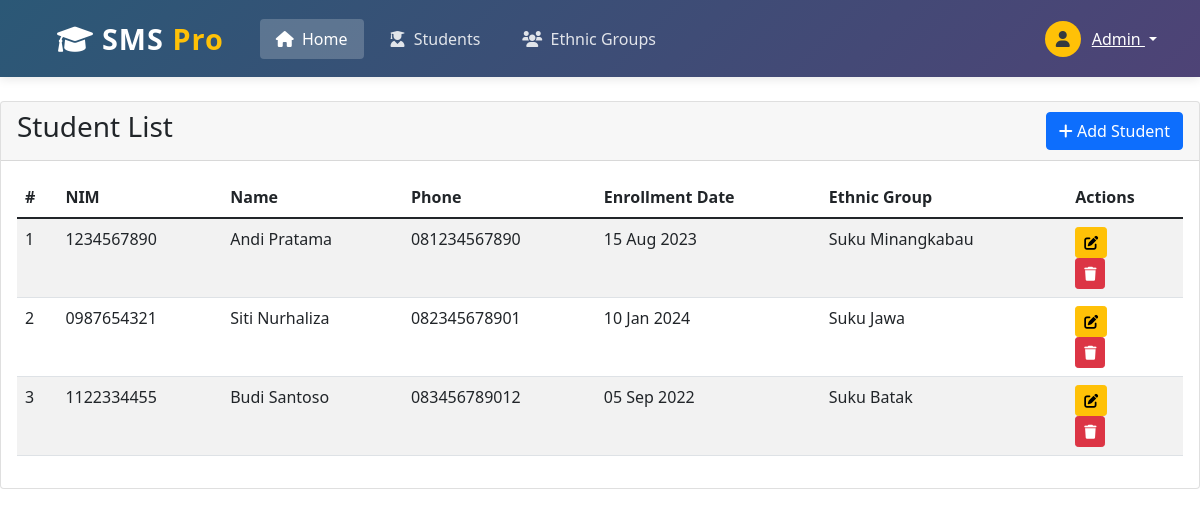
The page /tp_9/index.php?page=student on the database its author committed.
### tables this page shows
CREATE TABLE `student` (
  `id` int(11) NOT NULL,
  `nama` varchar(100) NOT NULL,
  `nim` varchar(20) NOT NULL,
  `no_telp` varchar(15) DEFAULT NULL,
  `tanggal_masuk` date DEFAULT NULL,
  `id_suku` int(11) DEFAULT NULL
);

CREATE TABLE `suku_asal` (
  `id_suku` int(11) NOT NULL,
  `nama_suku` varchar(100) NOT NULL,
  `asal_daerah` varchar(100) DEFAULT NULL
);

### tp_9/controller/StudentController.php (called while the page is built, shortened)
<?php
require_once 'model/Student.php';
class StudentController {
    public function index() {
        $students = Student::getAll();
        include 'view/student/index.php';
    }
}

### tp_9/model/Student.php (called while the page is built, shortened)
<?php
class Student {
    public static function getAll() {
        $conn = Connection::getInstance();
        $stmt = $conn->query("
            SELECT s.*, a.nama_suku
            FROM student s
            LEFT JOIN suku_asal a ON s.id_suku = a.id_suku
        ");
        return $stmt->fetchAll(PDO::FETCH_ASSOC);
    }
}

### tp_9/view/student/index.php (the view, shortened to what this page needs)
<?php include $_SERVER['DOCUMENT_ROOT'] . '/tp_9/templates/header.php'; ?>
<div class="card">
    <div class="card-header d-flex justify-content-between align-items-center">
        <h3>Student List</h3>
        <a href="/tp_9/index.php?page=student&action=create" class="btn btn-primary">
            <i class="fas fa-plus"></i> Add Student
        </a>
    </div>
    <div class="card-body">
        <table class="table table-striped table-hover">
            <thead>
                <tr>
                    <th>#</th>
                    <th>NIM</th>
                    <th>Name</th>
                    <th>Phone</th>
                    <th>Enrollment Date</th>
                    <th>Ethnic Group</th>
                    <th>Actions</th>
                </tr>
            </thead>
            <tbody>
                <?php foreach ($students as $index => $student): ?>
                <tr>
                    <td><?= $index + 1 ?></td>
                    <td><?= htmlspecialchars($student['nim']) ?></td>
                    <td><?= htmlspecialchars($student['nama']) ?></td>
                    <td><?= htmlspecialchars($student['no_telp']) ?></td>
                    <td><?= date('d M Y', strtotime($student['tanggal_masuk'])) ?></td>
                    <td>
                        <?= htmlspecialchars($student['nama_suku'] ?? 'N/A') ?>
                    </td>
                    <td>
                    <a href="/tp_9/index.php?page=student&action=edit&id=<?= $student['id'] ?>" class="btn btn-sm btn-warning">
                            <i class="fas fa-edit"></i>
                        </a>
                        <form action="/tp_9/index.php?page=student&action=delete" method="POST" novalidate>
                            <button type="submit" class="btn btn-sm btn-danger"
                                onclick="return confirm('Delete this student?')">
                                <i class="fas fa-trash"></i>
                            </button>
                        </form>
                    </td>
                </tr>
                <?php endforeach; ?>
            </tbody>
        </table>
    </div>
</div>
<?php include $_SERVER['DOCUMENT_ROOT'] . '/tp_9/templates/footer.php'; ?>

### tp_9/index.php (shortened to what this page needs)
<?php
$page = $_GET['page'] ?? 'home';
$action = $_GET['action'] ?? 'index';
switch($page) {
    case 'student':
        require 'controller/StudentController.php';
        $controller = new StudentController();
        break;
}
if(method_exists($controller, $action)) {
    $controller->$action();
} else {
    die('Action not found');
}

### tp_9/templates/header.php (shortened to what this page needs)
<!DOCTYPE html>
<html lang="en">
<head>
    <link href="https://cdn.jsdelivr.net/npm/bootstrap@5.1.3/dist/css/bootstrap.min.css" rel="stylesheet">
    <link rel="stylesheet" href="https://cdnjs.cloudflare.com/ajax/libs/font-awesome/6.0.0/css/all.min.css">
</head>
<body>
    <nav class="navbar navbar-expand-lg navbar-dark">
        <div class="container">
            <a class="navbar-brand" href="/"><i class="fas fa-graduation-cap me-2"></i>SMS <span>Pro</span></a>
            <div class="collapse navbar-collapse" id="navbarNav">
                <ul class="navbar-nav me-auto">
                    <li class="nav-item">
                        <a class="nav-link active" href="/tp_9/index.php?page=home">
                            <i class="fas fa-home me-1"></i> Home
                        </a>
                    </li>
                    <li class="nav-item">
                        <a class="nav-link" href="/tp_9/index.php?page=student">
                            <i class="fas fa-user-graduate me-1"></i> Students
                        </a>
                    </li>
                    <li class="nav-item">
                        <a class="nav-link" href="/tp_9/index.php?page=suku">
                            <i class="fas fa-users me-1"></i> Ethnic Groups
                        </a>
                    </li>
                </ul>
                <div class="user-section">
                    <div class="user-avatar">
                        <i class="fas fa-user"></i>
                    </div>
                    <div class="dropdown">
                        <button class="btn btn-link text-white dropdown-toggle p-0" type="button" id="userDropdown" data-bs-toggle="dropdown">
                            Admin
                        </button>
                    </div>
                </div>
            </div>
        </div>
    </nav>
</body>
</html>

### tp_9/templates/footer.php (shortened to what this page needs)
</body>
</html>

### tp_9/templates/header.php (style rules this page uses)
.navbar { box-shadow: 0 2px 10px rgba(0,0,0,0.1); padding: 12px 0; background: linear-gradient(135deg, #2b5876, #4e4376) !important; }
.navbar-brand { font-weight: 700; font-size: 1.8rem; padding: 5px 15px; border-radius: 5px; color: white !important; letter-spacing: 1px; }
.navbar-brand span { color: #ffc107; }
.nav-item { margin: 0 5px; }
.nav-link { font-weight: 500; padding: 8px 16px !important; border-radius: 4px; transition: all 0.3s ease; color: rgba(255,255,255,0.85) !important; }
.nav-link.active { background-color: rgba(255,255,255,0.2); color: white !important; }
.user-section { display: flex; align-items: center; }
.user-avatar { width: 36px; height: 36px; border-radius: 50%; margin-right: 10px; background-color: #ffc107; display: flex; align-items: center; justify-content: center; color: #343a40; font-weight: bold; }

### rows shown on the page
student: nim "1234567890", nama "Andi Pratama", no_telp "081234567890", tanggal_masuk "15 Aug 2023", id_suku.nama_suku "Suku Minangkabau"
student: nim "0987654321", nama "Siti Nurhaliza", no_telp "082345678901", tanggal_masuk "10 Jan 2024", id_suku.nama_suku "Suku Jawa"
student: nim "1122334455", nama "Budi Santoso", no_telp "083456789012", tanggal_masuk "05 Sep 2022", id_suku.nama_suku "Suku Batak"
